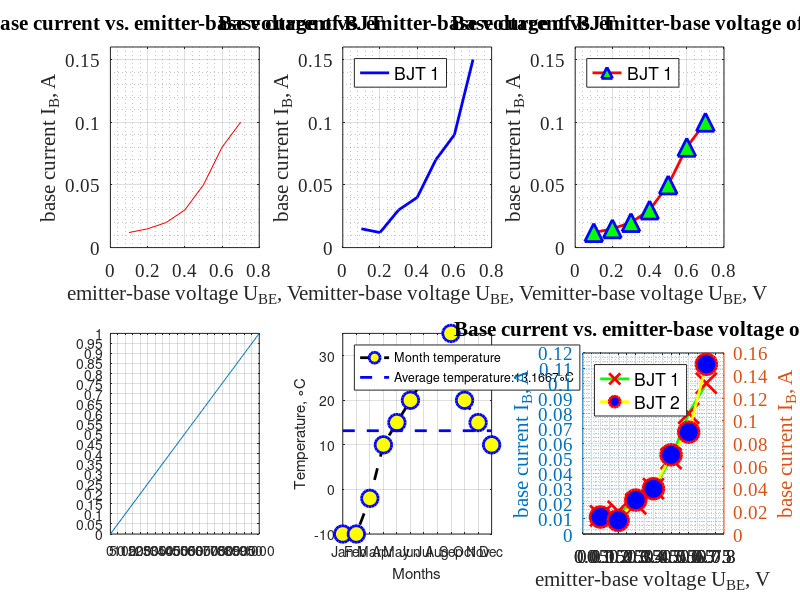

Here is the MATLAB script that generated this plot:
%% Skill Share:
% Topic: Basic Knowledge of Plotting

clc, clear, close all

%u = [0.1 0.2 0.3 0.4 0.5 0.6 0.7];                     %voltage
u = 0.1:0.1:0.7;                                       %voltage
i = [12e-3 15e-3 20e-3 30e-3 50e-3 80e-3 100e-3];      %current

%figure(1) ：用以区别图形不同的窗口和图形内容
subplot(2,3,1) %定义一个2x3网格，明确本图位置在1（从第二象限为数值1开始，顺时针方向数起，该初始位置标记为1）
figure(1)
plot(u, i, 'r')

xlabel('emitter-base voltage U_{BE}, V')
ylabel('base current I_B, A')

title('Base current vs. emitter-base voltage of BJT')

grid on
grid minor

set(gca,'FontName', 'Times New Roman', 'FontSize', 14) %gca-读取现在窗口中的图形内容

%xlim([0 0.8])
%ylim([0 110e-3]) 这两行等价于下面一行    
axis([0 0.8 0 160e-3])

i2 = [15e-3 12e-3 30e-3 40e-3 70e-3 90e-3 150e-3]; % current

hold on

%figure(2)
subplot(2,3,2)%定义一个2x3网格，明确本图位置在2（从第二象限为数值1开始，顺时针方向数起）
plot(u, i2, 'b', 'LineWidth', 2)

legend('BJT 1', 'BJT 2', 'Location', 'NorthWest') %放在plot后面，BJT 1 定义第一个图的的标签；legend位置配合东南西北四个方向；

xlabel('emitter-base voltage U_{BE}, V')
ylabel('base current I_B, A')

title('Base current vs. emitter-base voltage of BJT')

grid on
grid minor

set(gca,'FontName', 'Times New Roman', 'FontSize', 14)

xlim([0 0.8])
ylim([0 160e-3])

%hold off
%% Topic: Marker
%clc, clear, close all

u = 0.1:0.1:0.7;                                       %voltage
i1 = [12e-3 15e-3 20e-3 30e-3 50e-3 80e-3 100e-3];      %current


%plot(u, i1, 'o-r', 'LineWidth', 2)
%figure(2)
subplot(2,3,3)
myplot = plot(u, i1, 'o-r', 'LineWidth', 2); %对marker进行更多定义,将其值赋给一个变量；改变此处的线宽，实际影响图形中的线宽和markerface的宽度（圆圈变厚）


xlim([0 0.8])
ylim([0 160e-3])

grid on
grid minor

xlabel('emitter-base voltage U_{BE}, V')
ylabel('base current I_B, A')
title('Base current vs. emitter-base voltage of BJT')
set(gca,'FontName', 'Times New Roman', 'FontSize', 14)
legend('BJT 1', 'Location', 'NorthWest') 

set(myplot, 'Marker', '^', 'MarkerEdgeColor', 'blue', 'MarkerFaceColor', 'green','MarkerSize', 13)

%% Topic: Ticks
%clc, clear, close all


xvalues = 0:10:1000;
yvalues = 0:0.01:1;

%figure(3)
subplot(2,3,4)
plot(xvalues, yvalues)

%set(gca, 'xTick', [0 25 50 75 100]) %两者等价
%set(gca, 'xTick', 0:25:100)
%set(gca, 'xTick', min(xvalues):5:max(xvalues))

XTickSteps = 50;
YTickSteps = 0.05;

set(gca, 'xTick', min(xvalues):XTickSteps:max(xvalues))
set(gca, 'YTick', min(xvalues):YTickSteps:max(xvalues))

grid on

%% Topic: Line
%clc, clear, close all

temp = [-10 -10 -2 10 15 20 25 30 35 20 15 10];
month = 1:12;

%figure(4)
subplot(2,3,5)
h = plot(month, temp, 'o--k', 'LineWidth', 2);
grid on

xlim([1 12]) %注意坐标轴上下限这里是空格
ylim([min(temp) max(temp)])

set(gca, 'XTick', 1:1:12)
%set(gca, 'XTickLabel', 'Month') %X轴label全为 Month
%set(gca, 'XTickLabel', ['Month 1'; 'Month 2']) %X轴label全为 Month 1 Month 2 交替
set(gca, 'XTickLabel', ['Jan'; 'Feb'; 'Mar'; 'Apr'; 'May'; 'Jun'; 'Jul'; 'Aug'; 'Sep'; 'Oct'; 'Nov'; 'Dec'])

set(h, 'MarkerEdgeColor', 'blue', 'MarkerFaceColor', 'yellow', 'MarkerSize', 12) %第一个值用于选择目标图像

xlabel('Months')
ylabel('Temperature, \circC')

temp_average = mean(temp);


line([min(month) max(month)], [temp_average temp_average], 'LineStyle', '--', 'LineWidth', 2, 'Color', 'blue')
legend('Month temperature', ['Average temperature:', num2str(temp_average), '\circC'], 'Location', 'NorthWest')  %Legend位置用Location,后接东南西北

%% Topic: Two y axis

%clc, clear, close all


u = 0.1:0.1:0.7;                                       %voltage
i1 = [12e-3 15e-3 20e-3 30e-3 50e-3 80e-3 100e-3];      %current
i2 = [15e-3 12e-3 30e-3 40e-3 70e-3 90e-3 150e-3];      %current

%myplot = plot(u, i1, 'r', 'LineWidth', 2);

%xlim([0 0.8])  %小结：在考虑代码位置时，记住从从总体到局部的理念，先粗略勾画设置，后面的代码应该是在此基础上越来越详细，如果违背了这一理念，那么顺序就可能是不合适或错误的
%ylim([0 160e-3]) %↓↓↓

%figure(5)
subplot(2,3,6)
[ax, y1, y2] = plotyy(u, i1, u, i2)      %再放在这里运行;运行此行前的代码（原始图像）

% Limits values
xstartlim = 0;
xendlim = 0.8;
y1startlim = 0;
y1endlim = 120e-3;
y2startlim = 0;
y2endlim = 160e-3;

% Plots limits
xlim(ax(1), [xstartlim xendlim]) %对两个x轴坐标都要进行范围限定
xlim(ax(2), [xstartlim xendlim])
ylim(ax(1), [y1startlim y1endlim])
ylim(ax(2), [y2startlim y2endlim])

% Grid settings
grid on
grid minor

% Plot annotations
xlabel('emitter-base voltage U_{BE}, V')
ylabel('base current I_B, A') %↓↓↓
ylabel(ax(1), 'base current I_B, A')
ylabel(ax(2), 'base current I_B, A')
%set(gca,'FontName', 'Times New Roman', 'FontSize', 14) %↓↓↓
set(ax(1), 'FontName', 'Times New Roman', 'FontSize', 14)  %设置两个x轴的参数
set(ax(2), 'FontName', 'Times New Roman', 'FontSize', 14)
legend('BJT 1', 'BJT 2', 'Location', 'NorthWest') 
title('Base current vs. emitter-base voltage of BJT')
%plotyy(u, i1, u, i2) %建议使用 yyaxis left/right；先放在这里运行

% Markers and Colors
set(y1, 'Color', 'green', 'LineWidth', 2)
set(y2, 'Color', 'yellow', 'LineWidth', 2)
set(y1, 'Marker', 'x', 'MarkerEdgeColor', 'red', 'MarkerSize', 15)
set(y2, 'Marker', 'o', 'MarkerEdgeColor', 'red', 'MarkerFaceColor', 'blue', 'MarkerSize', 15)

% X and Y Ticks
set(ax,'XTick', xstartlim:0.05:xendlim) %不再是gca，而用ax
set(ax(1), 'YTick', y1startlim:0.01:y1endlim) %改变Y1的Ticks，首先是选择对应的x轴，再对YTick进行操作；此时这里的YTick范围主要参考前面的y的范围，比其上下限略大即可。
set(ax(2), 'YTick', y2startlim:0.02:y2endlim)


% 完成时间：2022.08.29下午








































